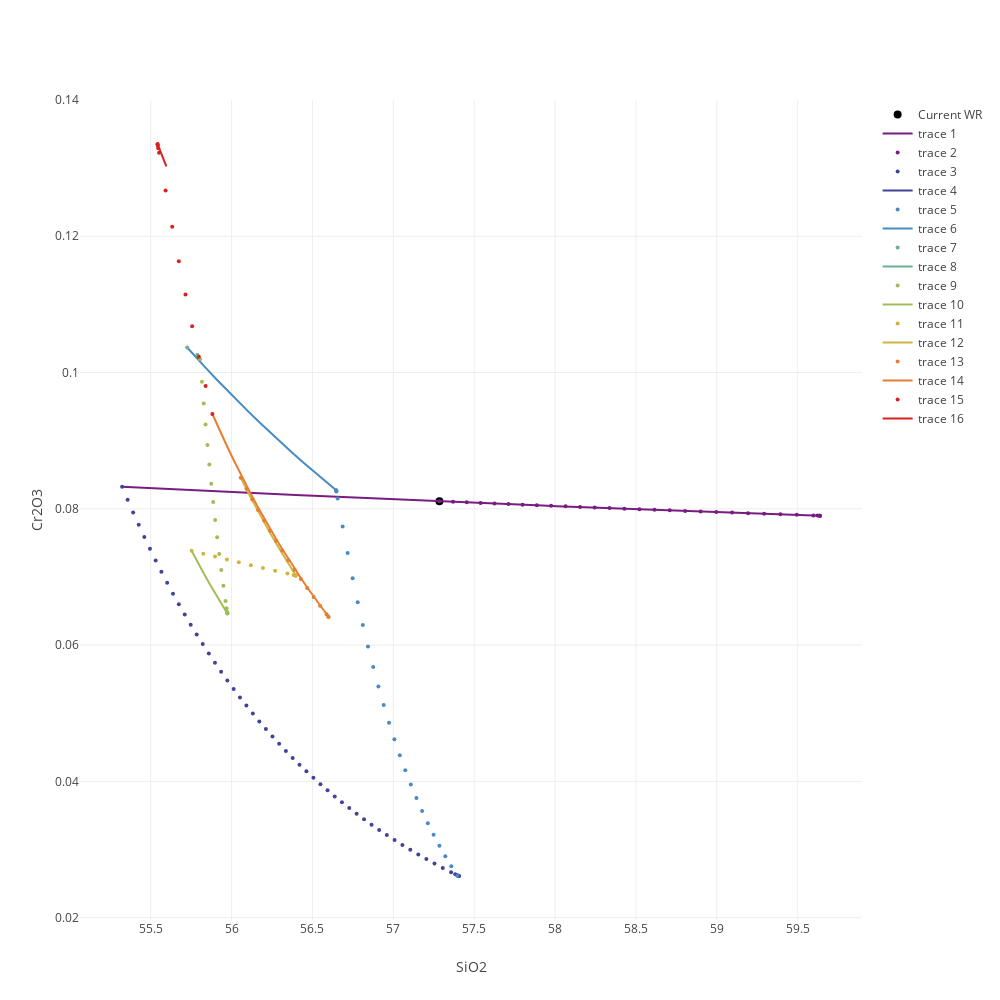

Notebook code cell kept with this figure:
### Code cell
Plotly(liquidLine("SiO2","Cr2O3"),{
    width : 1000,
    height : 1000,
    xaxis : {
        title :"SiO2"
    },
    yaxis : {
        title : "Cr2O3"
    }
})
